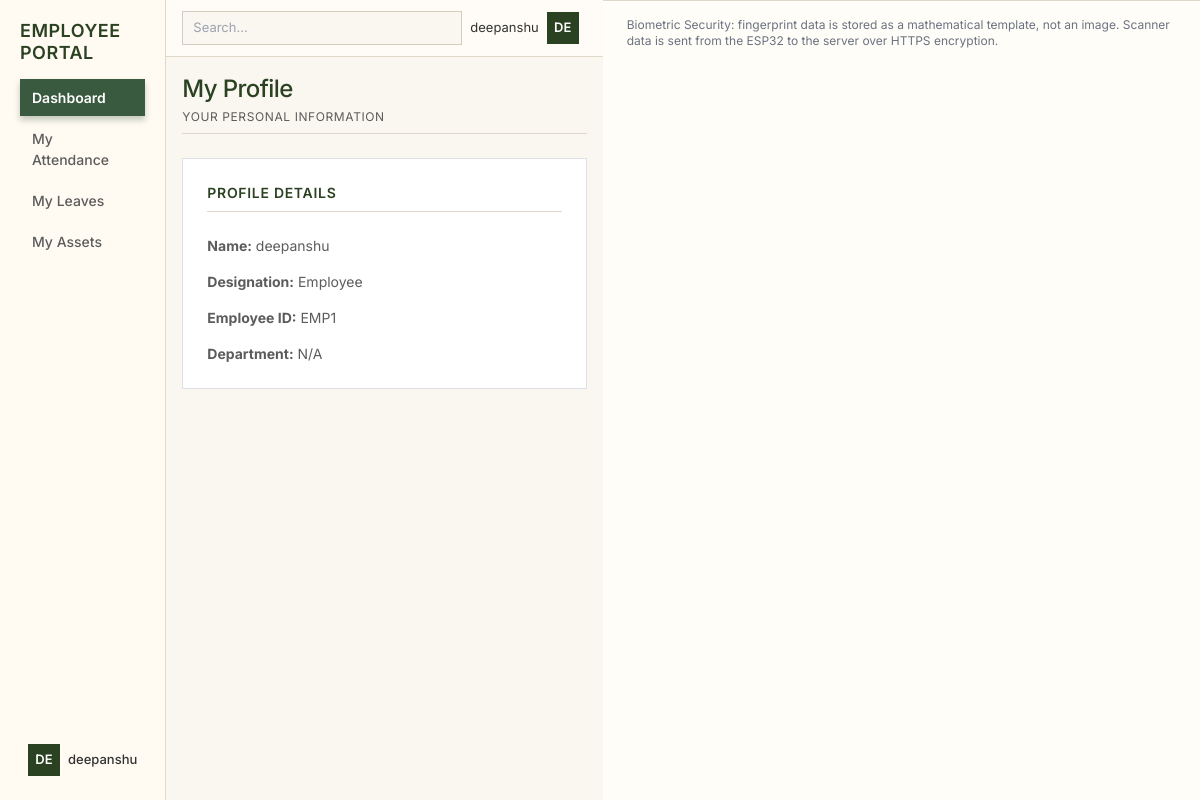
/profile/ (signed in), run on the app's committed database.
### users/models.py (models this page shows, shortened)
class User(AbstractUser):
    ROLE_CHOICES = (
        ("ADMIN", "Admin"),
        ("HR", "HR"),
        ("MANAGER", "Manager"),
        ("FINANCE", "Finance"),
        ("EMPLOYEE", "Employee"),
    )
    employee_id = models.CharField(max_length=20, unique=True)
    role = models.CharField(
        max_length=20,
        choices=ROLE_CHOICES,
        default="EMPLOYEE"
    )
    per_day_salary = models.DecimalField(max_digits=10, decimal_places=2, default=0.00)
    company = models.ForeignKey(Company, on_delete=models.CASCADE, null=True, blank=True)
    branch = models.ForeignKey(Branch, on_delete=models.CASCADE, null=True, blank=True)
    department = models.ForeignKey(Department, on_delete=models.CASCADE, null=True, blank=True)
    manager = models.ForeignKey(
        "self",
        on_delete=models.SET_NULL,
        null=True,
        blank=True
    )

### dashboard/views.py (the view)
# urls.py: path('profile/', views.employee_profile, name='employee_profile'),
def employee_profile(request):
    if not request.user.is_authenticated:
        return redirect('login')
    user = request.user
    context = {
        "profile_title": user.get_full_name() or user.username,
        "profile_role": user.get_role_display(),
        "profile_id": user.employee_id,
        "profile_department": user.department.name if user.department else "N/A",
    }
    return render(request, "employee_profile.html", context)

### templates/employee_profile.html
{% extends "base.html" %}
{% block content %}
<div class="mb-4 pb-2 border-b border-[#e0d8c8]">
    <h1 class="text-2xl font-medium tracking-tight text-[#2b4222]">
        My Profile
    </h1>
    <p class="text-[#5c5c5c] text-xs uppercase tracking-wider mt-1">
        Your Personal Information
    </p>
</div>
<div class="bg-white p-6 border border-[#e0d8c8] rounded-none max-w-md space-y-4">
    <h2 class="text-sm uppercase tracking-wider text-gray-500 mb-4 border-b border-[#e0d8c8] pb-2">Profile Details</h2>
    <p class="text-sm text-[#5c5c5c]"><strong>Name:</strong> {{ profile_title }}</p>
    <p class="text-sm text-[#5c5c5c]"><strong>Designation:</strong> {{ profile_role }}</p>
    <p class="text-sm text-[#5c5c5c]"><strong>Employee ID:</strong> {{ profile_id }}</p>
    <p class="text-sm text-[#5c5c5c]"><strong>Department:</strong> {{ profile_department }}</p>
</div>
{% endblock %}

### templates/base.html (shortened to what this page needs)
<!DOCTYPE html>
<html>
<head>
<link rel="stylesheet" href="https://cdn.jsdelivr.net/npm/bootstrap@5.3.2/dist/css/bootstrap.min.css">
<script src="https://cdn.tailwindcss.com"></script>
</head>
<body>
<div class="sidebar">
<div>
<h3>
    {% if request.user.role_id == 2 %}
        Data Supervisor
    {% else %}
        Employee Portal
    {% endif %}
</h3>
<a href="
{% if request.user.role == 'ADMIN' %}
    {% url 'admin_dashboard' %}
{% elif request.user.role == 'HR' %}
    {% url 'hr_dashboard' %}
{% elif request.user.role == 'MANAGER' %}
    {% url 'manager_dashboard' %}
{% elif request.user.role == 'FINANCE' %}
    {% url 'finance_dashboard' %}
{% else %}
    {% url 'employee_dashboard' %}
{% endif %}
" class="active">Dashboard</a>
{% if request.user.role == 'EMPLOYEE' %}
    <a href="{% url 'employee_attendance' %}">My Attendance</a>
    <a href="#">My Leaves</a>
    <a href="{% url 'employee_assets' %}">My Assets</a>
{% endif %}
</div>
<div class="profile" onclick="toggleDropdown()">
<div class="avatar">
    {{ request.user.username|slice:":2"|upper }}
</div>
<div>
<div style="font-size:13px; font-weight:500;">
    {{ request.user.username }}
</div>
</div>
</div>
</div>
<div class="main">
<div class="topbar">
<input type="text" placeholder="Search..." class="search-box">
<div class="profile" onclick="toggleDropdown()">
<span style="font-size:13px;">{{ request.user.username }}</span>
<div class="avatar">
    {{ request.user.username|slice:":2"|upper }}
</div>
</div>
</div>
<div class="content">
{% block content %}
{% endblock %}
</div>
</div>
<footer class="px-6 py-3 border-t border-[#e0d8c8] text-xs text-gray-500 bg-[#fffdf8]">
    Biometric Security: fingerprint data is stored as a mathematical template, not an image. Scanner data is sent from the ESP32 to the server over HTTPS encryption.
</footer>
</body>
</html>

### templates/base.html (style rules this page uses)
body { display:flex; min-height:100vh; font-family: 'Inter', sans-serif; margin:0; background-color: #faf6f0; color: #333333; }
.sidebar { width:250px; background-color: #fffaf2; border-right:1px solid #e0d8c8; display:flex; flex-direction:column; justify-content:space-between; padding:20px; box-shadow: none; }
.sidebar h3 { font-weight:600; margin-bottom:16px; font-size:18px; color: #2b4222; text-transform: uppercase; letter-spacing: 0.5px; }
.sidebar a { display:block; color: #5c5c5c; padding:8px 12px; margin-bottom:4px; border-radius:0px; text-decoration:none; font-size:14px; font-weight: 500; transition: all 0.3s cubic-bezier(0.25, 0.8, 0.25, 1); }
.sidebar a.active { background: #3a5a40; color: #ffffff; font-weight:600; box-shadow: 0 4px 6px rgba(58, 90, 64, 0.3); }
.main { flex:1; background: #faf6f0; display:flex; flex-direction:column; }
.topbar { background: #fffcf7; padding:8px 16px; border-bottom:1px solid #e0d8c8; display:flex; justify-content:space-between; align-items:center; }
.search-box { width:280px; padding:6px 10px; border:1px solid #d4cebe; border-radius:0px; font-size:13px; background: #faf6f0; transition: all 0.2s ease; }
.profile { display:flex; align-items:center; gap:8px; cursor:pointer; position:relative; padding: 4px 8px; border-radius: 0px; transition: background 0.2s ease; }
.avatar { width:32px; height:32px; border-radius:0px; background: #2b4222; color:white; display:flex; align-items:center; justify-content:center; font-size:13px; font-weight: 600; }
.content { padding:16px; width:100%; }
.content h2, .content h3, .content h4 { color: #2b4222; font-weight: 600; }
.content { animation: fadeInSlideUp 0.5s cubic-bezier(0.25, 0.8, 0.25, 1); }

### data on the page
User: user.username "DE", user.username "deepanshu", username "deepanshu", role "Employee", employee "EMP1"

### other printed values
{{ profile_department }} "N/A"
